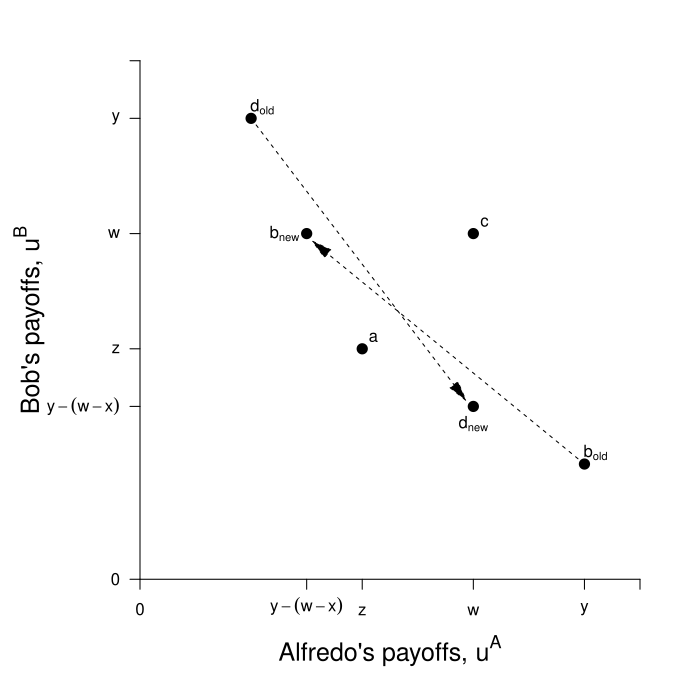

Source code (R):
require(ggplot2)
require(shape)
pdf(file = "society/society_liability_payoffs.pdf", width = 7, height = 7)

#Set parameters for graphics
axislabelsize <- 1.5
par(mar =  c(5, 6, 2, 2))
xlims <- c(0, 4.5)
ylims <- c(0, 4.5)


ticksy <- c(ylims[1], 1.5, 2, 3, 4, ylims[2])
ylabels <- c(ylims[1], expression(paste(y - (w - x))), "z", "w", "y", NA)
ticksx <- c(xlims[1], 1.5, 2, 3, 4, xlims[2])
xlabels <- c(xlims[1], expression(paste(y - (w - x))), "z", "w", "y", NA)

#Plot command 
plot(0, 0, xlim = xlims, ylim = ylims, type = "n",
     xlab = expression(paste("")),
     ylab = expression(paste("")),
     xaxt = "n", yaxt = "n", cex.lab = axislabelsize, bty = "n")

#Customize ticks and labels for the plot
axis(1, at = ticksx, pos = 0, labels = xlabels)
axis(2, at = ticksy, pos = 0, labels = ylabels, las = 1)


mtext(expression(paste("Alfredo's payoffs, ", u^A)), side=1, line = 2.5, cex = axislabelsize)
text(-1, 0.5*ylims[2], expression(paste("Bob's payoffs, ", u^B)), xpd = TRUE, cex = axislabelsize, srt = 90) 


#Lines for the coordinates of the Nash equilbrium
#segments(1, 4, 3, 3, lty = 1, col = "#7fc97f", lwd = 4)
#segments(3, 3, 4, 1, lty = 1, col = "#7fc97f", lwd = 4)

#Add points a, b, c and c
points(3, 1.5, pch = 16, col = "black", cex = 1.5)
text(3, 1.35, expression(paste(d[new])))
points(1, 4, pch = 16, col = "black", cex = 1.5)
text(1.1, 4.1, expression(paste(d[old])))
points(3, 3, pch = 16, col = "black", cex = 1.5)
text(3.1, 3.1, expression(paste("c")))
points(1.5, 3, pch = 16, col = "black", cex = 1.5)
text(1.3, 3, expression(paste(b[new])))
points(4, 1, pch = 16, col = "black", cex = 1.5)
text(4.1, 1.1, expression(paste(b[old])))
points(2, 2, pch = 16, col = "black", cex = 1.5)
text(2.1, 2.1, expression(paste("a")))
#text(1.5, 1.8, expression(paste("Nash equilibrium")))

Arrows(4, 1, 1.62, 2.88, col = "black", lty = 2, lwd = 1, arr.type = "triangle")
Arrows(1, 4, 2.88, 1.62, col = "black", lty = 2, lwd = 1, arr.type = "triangle")

#Label utility possibilities frontier
#text(3.9, 2.6, expression(paste("Utility Possibilities")))
#text(3.9, 2.35, expression(paste("Frontier (upf)")))


dev.off()
